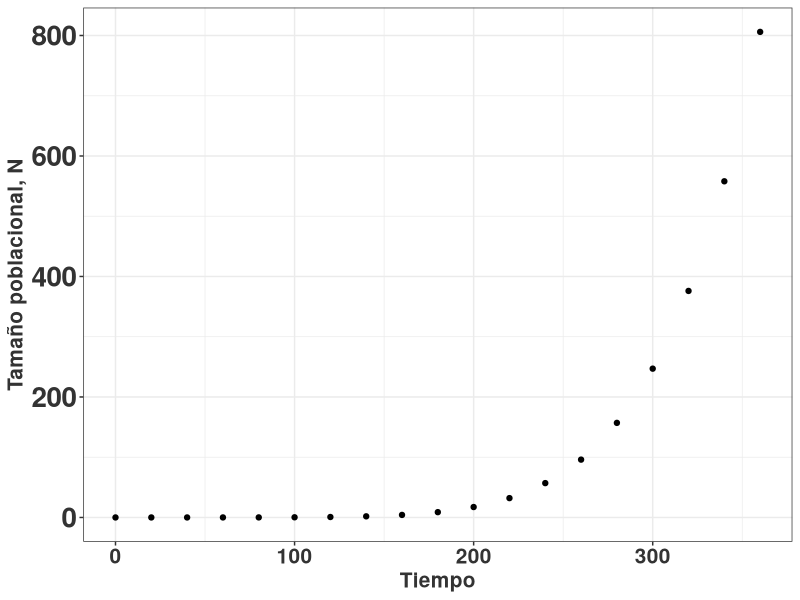

Write R code to recreate this figure. (Note: this script raises an error after producing the figure.)
## ---- chunk 1

library(ggplot2)

## ---- chunk 2

library(ggplot2)
        rlt_theme <- theme_bw()+
          theme(axis.title.y = element_text(colour="grey20",size=15,face="bold"),
                   axis.text.x = element_text(colour="grey20",size=15, face="bold"),
                   axis.text.y = element_text(colour="grey20",size=20,face="bold"),  
                   axis.title.x = element_text(colour="grey20",size=15,face="bold"))
                    
## ---- chunk 3

ggplot(pressure, aes(temperature, pressure))+
  geom_point()+
  rlt_theme+
  xlab("Tiempo")+
  ylab("Tamaño poblacional, N")

## ---- chunk 4

knitr::include_graphics("Figures/Demografia_de_una_poblacion.pdf")
